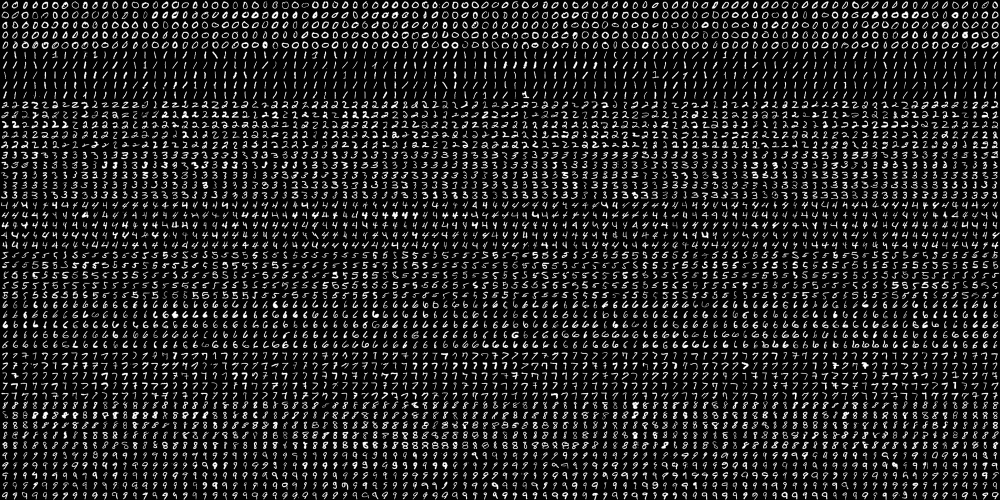
#> input picture activity3/digits.png, 2000 x 1000 px (shown at 1/2 size)
$ python mile2.py
#> lines starting #> are read from the running program, lines starting #| are printed output that depends on the picture
'''
Maximum overall accuracy for neighbours = 5 Max accuracy = 91.76
Max Accuracy for digit: 0 is with neighbours = 3 Max accuracy = 98.8
Max Accuracy for digit: 1 is with neighbours = 3 Max accuracy = 99.2
Max Accuracy for digit: 2 is with neighbours = 5 Max accuracy = 86.4
Max Accuracy for digit: 3 is with neighbours = 7 Max accuracy = 93.2
Max Accuracy for digit: 4 is with neighbours = 7 Max accuracy = 87.6
Max Accuracy for digit: 5 is with neighbours = 3 Max accuracy = 90.8
Max Accuracy for digit: 6 is with neighbours = 5 Max accuracy = 98.4
Max Accuracy for digit: 7 is with neighbours = 3 Max accuracy = 93.2
Max Accuracy for digit: 8 is with neighbours = 3 Max accuracy = 84.8
Max Accuracy for digit: 9 is with neighbours = 11 Max accuracy = 93.2

'''

import cv2
import numpy as np
import matplotlib.pyplot as plt

img = cv2.imread('digits.png')
#> img is the input picture: shape (1000, 2000, 3); min 0, max 255, mean 33.8
gray_img = cv2.cvtColor(img, cv2.COLOR_BGR2GRAY)

cells = np.array([np.hsplit(row, 100) for row in np.vsplit(gray_img, 50)])

trainCols = 50
train = cells[:, :trainCols]
test = cells[:, trainCols:100]
trainPerDigit = 500 / (100 / trainCols)
testPerDigit = 500 / (100 / (100 - trainCols))
og_train = np.copy(train)
og_test = np.copy(test)
print(og_test.shape)
#| (50, 50, 20, 20)
# [5 lines of commented-out code are left out]
train = train.reshape(-1, 400).astype(np.float32)
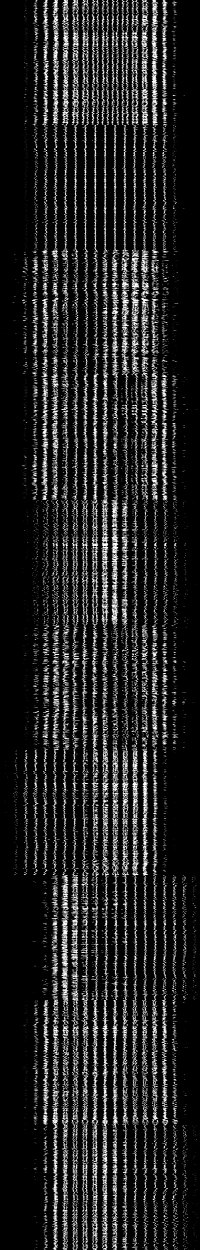
#> train: shape (2500, 400) float32 (shown at 1/2 size); min 0, max 255, mean 33.8
test = test.reshape(-1, 400).astype(np.float32)
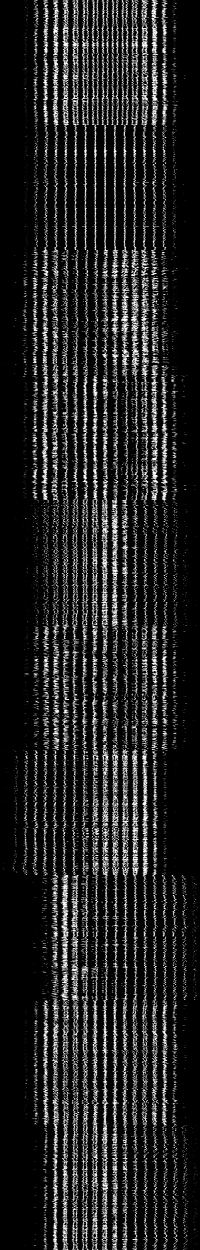
#> test: shape (2500, 400) float32 (shown at 1/2 size); min 0, max 255, mean 33.8

digitCats = np.arange(10)
train_labels = np.repeat(digitCats, trainPerDigit)[:, np.newaxis]
test_labels = np.repeat(digitCats, testPerDigit)[:, np.newaxis]
# print(train[0], train_labels)
knn = cv2.ml.KNearest_create()
knn.train(train, cv2.ml.ROW_SAMPLE, train_labels)
ret, result, neighbours, dist = knn.findNearest(test, 5)
#> ret = 0; result = 2500 values, max 9 at index 452, min 0 at index 0, mean 4.47; neighbours = 2500 rows, first 6: [0, 0, 0, 0, 0], [0, 0, 0, 0, 0], [0, 0, 0, 0, 0], [0, 0, 5, 5, 5], [0, 0, 0, 0, 0], [0, 0, 0, 0, 0]; dist = 2500 rows, first 6: [361955, 598018, 606136, 608480, 610345], [790595, 959768, 1055851, 1065401, 1068785], [534520, 641045, 681043, 732508, 751514], [943748, 958162, 1052576, 1243297, 1249885], [796400, 841097, 878670, 896978, 960181], [396251, 671587, 715542, 749110, 751370]
matches = result == test_labels
correct = np.count_nonzero(matches)
#> correct = 2294
accuracy = correct * 100.0 / result.size
#> accuracy = 91.76
# num = 0
for i in range(10):
	cor = 0
	cnt = 0
	num=0
	for idx, j in enumerate(test_labels):
		num += 1
		if j == i:
			if j == result[idx]:
				cor += 1
			else:
				row = num//50
				col = num%50

				img = cv2.resize(og_test[row][col],(200,200))
				cv2.imshow("badpic", img)

				cv2.waitKey(0)
			cnt += 1
	acc = cor / cnt * 100
#> this loop made 10 passes
#> pass 1, `cv2.imshow("badpic", img)`:
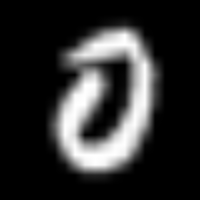
#> window 'badpic': shape (200, 200); min 0, max 255, mean 46.6
#> pass 1, `cv2.imshow("badpic", img)`:
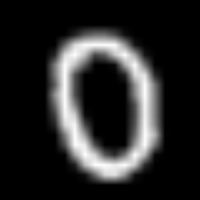
#> window 'badpic': shape (200, 200); min 0, max 253, mean 40.6
#> pass 1, `cv2.imshow("badpic", img)`:
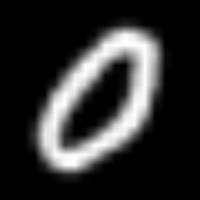
#> window 'badpic': shape (200, 200); min 0, max 255, mean 47.3
#> pass 1, `cv2.imshow("badpic", img)`:
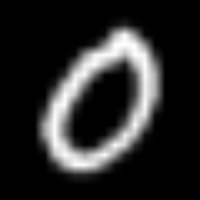
#> window 'badpic': shape (200, 200); min 0, max 255, mean 40.2
